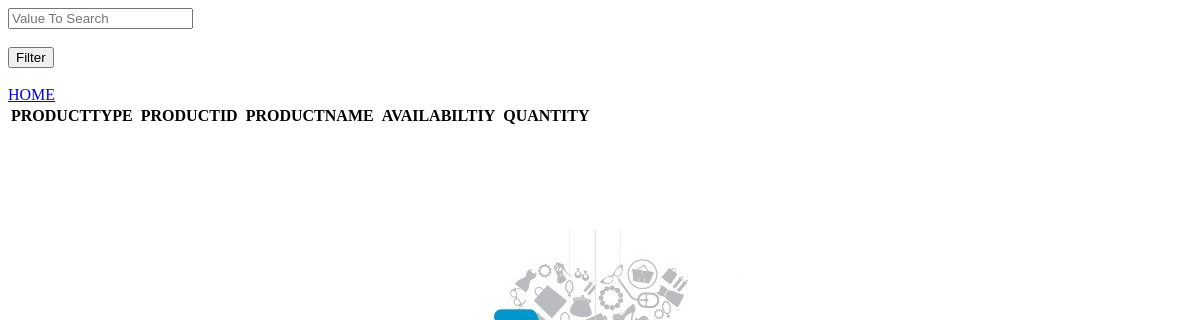
The page /viewp.php on the database as committed earlier.
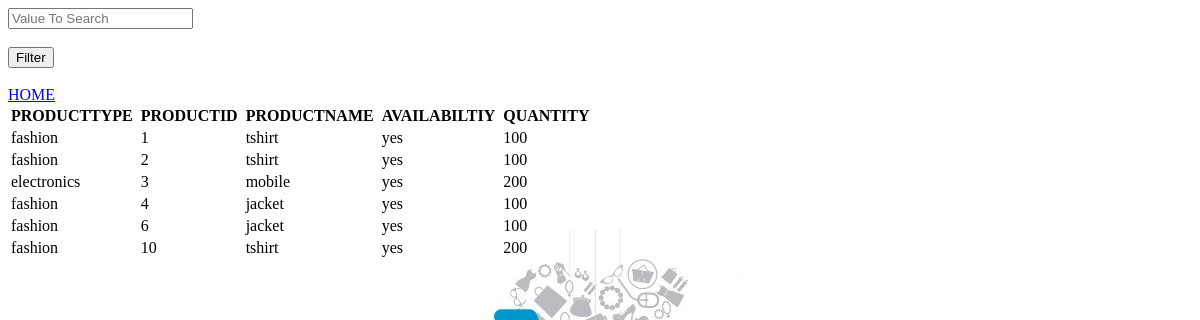
The same page on the database as committed later.
### tables this page shows
CREATE TABLE `product` (
  `pro_type` varchar(20) NOT NULL,
  `pro_id` int(20) NOT NULL,
  `proname` varchar(20) NOT NULL,
  `avail` varchar(20) NOT NULL,
  `quantity` int(200) NOT NULL
);

### viewp.php (the view, shortened to what this page needs)
<?php
if(isset($_POST['search']))
{
    $valueToSearch = $_POST['valueToSearch'];
    $query = "SELECT * FROM `product` WHERE CONCAT('pro_type', 'pro_id', 'proname', 'avail', 'quantity') LIKE '%".$valueToSearch."%'";
    $search_result = filterTable($query);
}
 else {
    $query = "SELECT * FROM `product`";
    $search_result = filterTable($query);
}
function filterTable($query)
{
    $connect = mysqli_connect("localhost", "root", "", "login");
    $filter_Result = mysqli_query($connect, $query);
    return $filter_Result;
}
?>
<!DOCTYPE html>
<html>
    <head>
    </head>
    <body>
        <form action="viewp.php" method="post">
            <input type="text" name="valueToSearch" placeholder="Value To Search"><br><br>
            <input type="submit" name="search" value="Filter"><br><br>
            <table>
                <tr>
                    <th>PRODUCTTYPE</th><th></th>
                    <th>PRODUCTID</th><th></th>
                    <th>PRODUCTNAME</th><th></th>
                    <th>AVAILABILTIY</th><th></th>
                    <th>QUANTITY</th><th></th>
                </tr>
                <?php while($row = mysqli_fetch_array($search_result)):?>
                <tr>
                    <td><?php echo $row['pro_type'];?></td><th></th>
                    <td><?php echo $row['pro_id'];?></td><th></th>
                    <td><?php echo $row['proname'];?></td><th></th>
                    <td><?php echo $row['avail'];?></td><th></th>
                    <td><?php echo $row['quantity'];?></td><th></th>
                </tr>
                <?php endwhile;?>
    <a href="order3.php"> HOME </a>
            </table>
        </form>
    </body>
</html>

### viewp.php (style rules this page uses)
body { background:url(Product.jpeg)no-repeat center center fixed; }

Rows that differ between the two databases and show on the page:
added product: pro_type "fashion", pro_id "1", proname "tshirt", avail "yes", quantity "100"
added product: pro_type "fashion", pro_id "2", proname "tshirt", avail "yes", quantity "100"
added product: pro_type "electronics", pro_id "3", proname "mobile", avail "yes", quantity "200"
added product: pro_type "fashion", pro_id "4", proname "jacket", avail "yes", quantity "100"
added product: pro_type "fashion", pro_id "6", proname "jacket", avail "yes", quantity "100"
added product: pro_type "fashion", pro_id "10", proname "tshirt", avail "yes", quantity "200"
